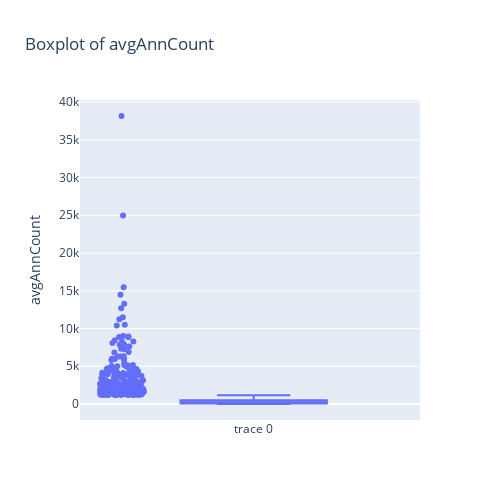
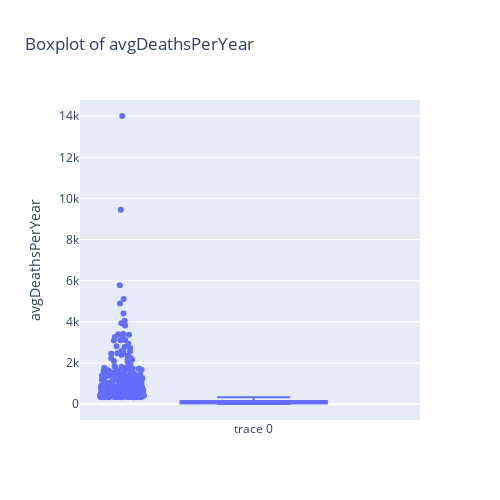
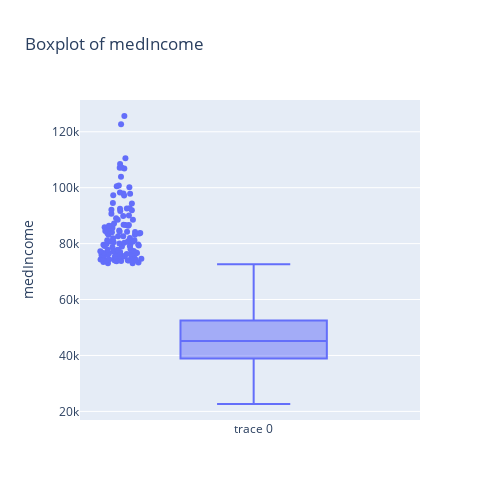
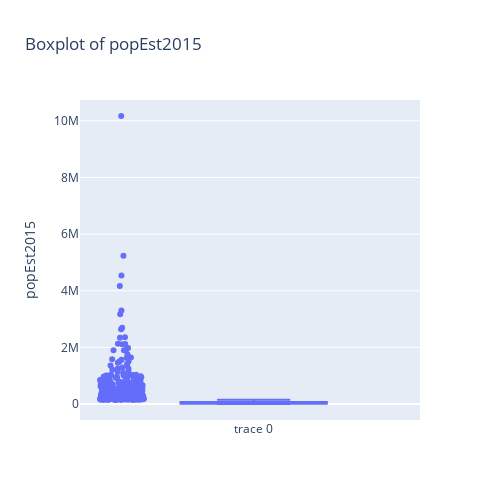

The code cell stored with these charts, in order, in its notebook:
### Code cell
def box_plot(df, col):
    fig = gp.Figure(data=[gp.Box(y=df[col], boxpoints='outliers', jitter=0.3, pointpos=-1.8)])
    fig.update_layout(
        title='Boxplot of ' + col,
        yaxis_title=col,
        width=500,
        height=500)
    fig.show()

for col in skewed_cols:
    box_plot(df, col)

### Figure 1 — Plotly figure (JSON) as saved in the notebook; plotly's stock layout.template omitted (floating-point values rounded to 4 significant figures; data arrays with more than 128 entries replaced by an {"elided": "..."} marker saying what was removed)
{"data": [{"boxpoints": "outliers", "jitter": 0.3, "pointpos": -1.8, "type": "box", "y": {"elided": "3047 float values"}}], "layout": {"height": 500, "title": {"text": "Boxplot of avgAnnCount"}, "width": 500, "yaxis": {"title": {"text": "avgAnnCount"}}}}

### Figure 2 — Plotly figure (JSON) as saved in the notebook; plotly's stock layout.template omitted (floating-point values rounded to 4 significant figures; data arrays with more than 128 entries replaced by an {"elided": "..."} marker saying what was removed)
{"data": [{"boxpoints": "outliers", "jitter": 0.3, "pointpos": -1.8, "type": "box", "y": {"elided": "3047 int values"}}], "layout": {"height": 500, "title": {"text": "Boxplot of avgDeathsPerYear"}, "width": 500, "yaxis": {"title": {"text": "avgDeathsPerYear"}}}}

### Figure 3 — Plotly figure (JSON) as saved in the notebook; plotly's stock layout.template omitted (floating-point values rounded to 4 significant figures; data arrays with more than 128 entries replaced by an {"elided": "..."} marker saying what was removed)
{"data": [{"boxpoints": "outliers", "jitter": 0.3, "pointpos": -1.8, "type": "box", "y": {"elided": "3047 int values"}}], "layout": {"height": 500, "title": {"text": "Boxplot of medIncome"}, "width": 500, "yaxis": {"title": {"text": "medIncome"}}}}

### Figure 4 — Plotly figure (JSON) as saved in the notebook; plotly's stock layout.template omitted (floating-point values rounded to 4 significant figures; data arrays with more than 128 entries replaced by an {"elided": "..."} marker saying what was removed)
{"data": [{"boxpoints": "outliers", "jitter": 0.3, "pointpos": -1.8, "type": "box", "y": {"elided": "3047 int values"}}], "layout": {"height": 500, "title": {"text": "Boxplot of popEst2015"}, "width": 500, "yaxis": {"title": {"text": "popEst2015"}}}}
